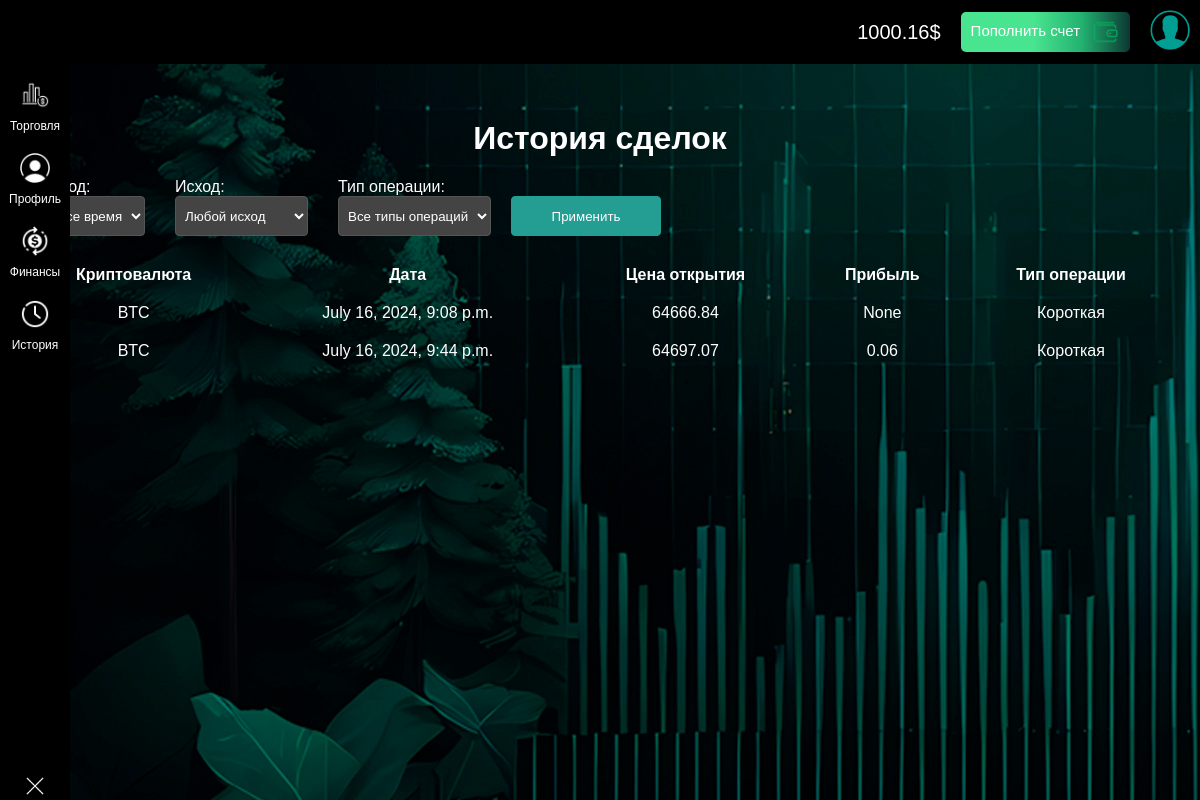
Page /history/ (signed in) on the earlier database version.
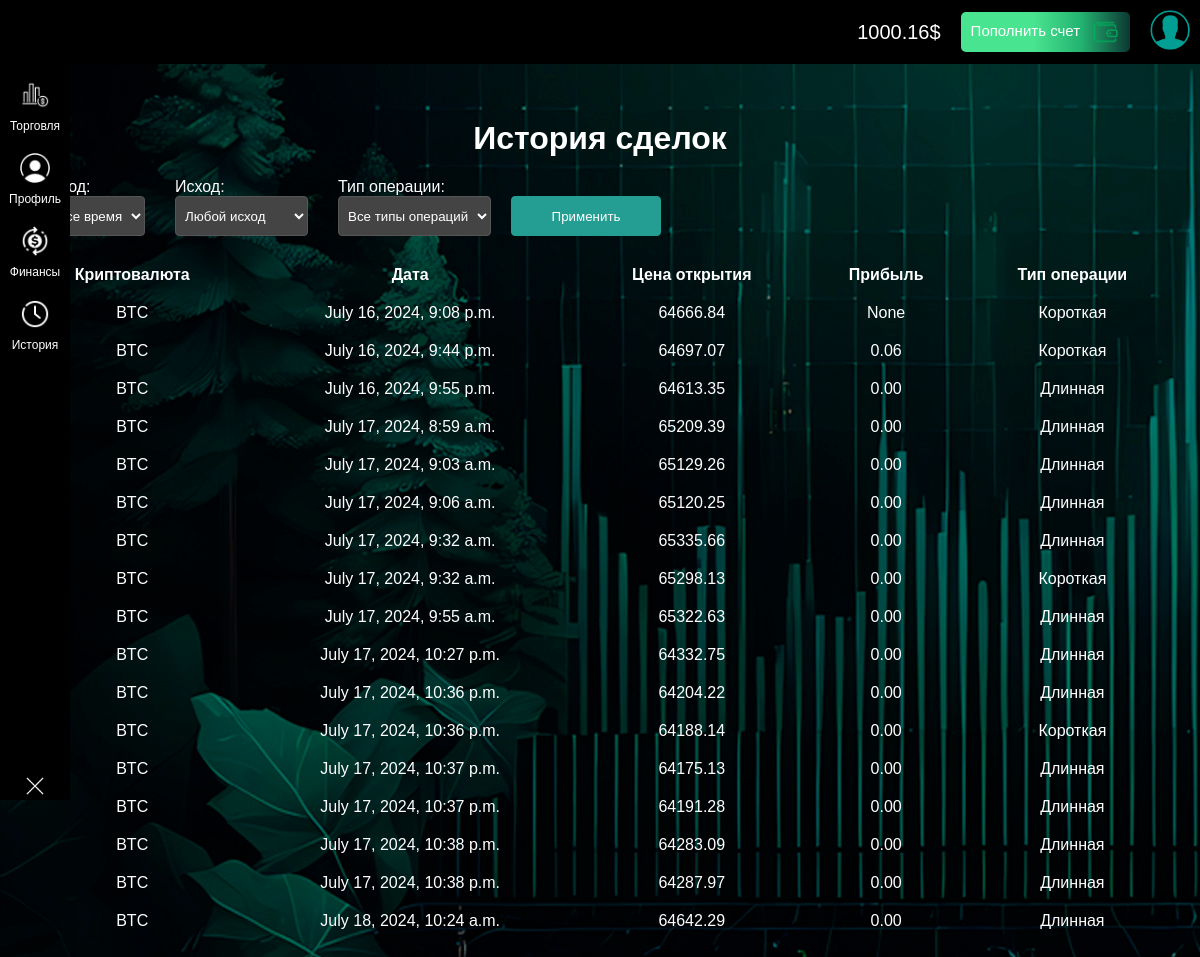
Same page on the later database version.
### app/models.py (models this page shows, shortened)
class CustomUser(AbstractBaseUser, PermissionsMixin):
    full_name = models.CharField(max_length=255)
    email = models.EmailField(unique=True)
    phone = models.CharField(max_length=15, unique=True)
    date_of_birth = models.DateField()
    balance = models.DecimalField(max_digits=10, decimal_places=2, default=0.00)
    profit = models.DecimalField(max_digits=10, decimal_places=2, default=0.00)
    date_joined = models.DateTimeField(default=timezone.now)
    is_active = models.BooleanField(default=True)
    is_staff = models.BooleanField(default=False)
    groups = models.ManyToManyField(Group, related_name='customuser_set', blank=True)
    user_permissions = models.ManyToManyField(Permission, related_name='customuser_set', blank=True)
    objects = CustomUserManager()
    USERNAME_FIELD = 'email'
    REQUIRED_FIELDS = ['full_name', 'phone', 'date_of_birth']

class Position(models.Model):
    POSITION_TYPES = (
        ('long', 'Длинная'),
        ('short', 'Короткая'),
    )
    user = models.ForeignKey(CustomUser, on_delete=models.CASCADE)
    crypto = models.ForeignKey(CryptoCurrency, on_delete=models.CASCADE)
    position_type = models.CharField(max_length=5, choices=POSITION_TYPES)
    amount = models.DecimalField(max_digits=10, decimal_places=2)
    open_price = models.DecimalField(max_digits=10, decimal_places=2)
    open_time = models.DateTimeField(auto_now_add=True)
    duration = models.IntegerField()
    closed = models.BooleanField(default=False)
    profit = models.DecimalField(max_digits=10, decimal_places=2, null=True, blank=True)

class CryptoCurrency(models.Model):
    name = models.CharField(max_length=50)
    symbol = models.CharField(max_length=10)
    img = models.ImageField(upload_to="Img/", verbose_name="Изображение продукта")

### app/views.py (the view)
# urls.py: path('history/', PositionListView.as_view(), name='history'),
class PositionListView(LoginRequiredMixin, ListView):
    model = Position
    template_name = 'app/history.html'
    context_object_name = 'positions'
    login_url = '/login'
    redirect_field_name = 'redirect_to'
    def get_queryset(self):
        queryset = super().get_queryset().filter(user=self.request.user)
        form = PositionFilterForm(self.request.GET)
        if form.is_valid():
            period = form.cleaned_data.get('period')
            outcome = form.cleaned_data.get('outcome')
            position_type = form.cleaned_data.get('position_type')
            if period == 'year':
                queryset = queryset.filter(open_time__gte=timezone.now() - timezone.timedelta(days=365))
            elif period == 'month':
                queryset = queryset.filter(open_time__gte=timezone.now() - timezone.timedelta(days=30))
            if outcome == 'positive':
                queryset = queryset.filter(profit__gt=0)
            elif outcome == 'negative':
                queryset = queryset.filter(profit__lt=0)
            if position_type == 'long':
                queryset = queryset.filter(position_type='long')
            elif position_type == 'short':
                queryset = queryset.filter(position_type='short')
        return queryset
    def get_context_data(self, **kwargs):
        context = super().get_context_data(**kwargs)
        context['form'] = PositionFilterForm(self.request.GET)
        context['balance'] = self.request.user.balance
        return context

### app/forms.py
class PositionFilterForm(forms.Form):
    PERIOD_CHOICES = [
        ('all_time', 'За все время'),
        ('year', 'За год'),
        ('month', 'За месяц'),
    ]
    OUTCOME_CHOICES = [
        ('any', 'Любой исход'),
        ('positive', 'Положительный'),
        ('negative', 'Отрицательный'),
    ]
    POSITION_TYPE_CHOICES = [
        ('all', 'Все типы операций'),
        ('long', 'Длинная'),
        ('short', 'Короткая'),
    ]
    period = forms.ChoiceField(choices=PERIOD_CHOICES, label="Период", required=False)
    outcome = forms.ChoiceField(choices=OUTCOME_CHOICES, label="Исход", required=False)
    position_type = forms.ChoiceField(choices=POSITION_TYPE_CHOICES, label="Тип операции", required=False)

### app/templates/app/history.html
{% extends 'app/base.html' %}
{% load static %}
{% block content %}
<div class="history">
    <h1>История сделок</h1>
    <form method="get" class="filter-form">
        {{ form.as_p }}
        <button type="submit">Применить</button>
    </form>
    <table>
        <thead>
            <tr>
                <th>Криптовалюта</th>
                <th>Дата</th>
                <th>Цена открытия</th>
                <th>Прибыль</th>
                <th>Тип операции</th>
            </tr>
        </thead>
        <tbody>
            {% for position in positions %}
            <tr>
                <td>{{ position.crypto.name }}</td>
                <td>{{ position.open_time }}</td>
                <td>{{ position.open_price }}</td>
                <td>{{ position.profit }}</td>
                <td>{{ position.get_position_type_display }}</td>
            </tr>
            {% endfor %}
        </tbody>
    </table>
</div>
{% endblock %}

### app/templates/app/base.html (shortened to what this page needs)
{% load static %}
<!DOCTYPE html>
<html>
<head>
	<link type="text/css" href="{% static 'app/css/style.css' %}" rel="stylesheet" />
</head>
<header class="header">
    <div class="balance">
        <span>{{ balance }}$</span>
        <button><a href="{% url 'deposit' %}">Пополнить счет</a><a href="{% url 'deposit' %}"><img src="{% static 'app/img/wallet.png' %}"></a></button>
    </div>
    <div class="profile-icon">
        <a href="{% url 'profile' %}"><img src="{% static 'app/img/profile_2.png' %}" alt="Профиль"></a>
    </div>
</header>
<body class="body">
	<div class="content">
		<div class="sidebar">
			<div class="items">
		        <div class="menu-item">
		            <a href="{% url 'trade' %}"><img src="{% static 'app/img/trade.png' %}" alt="Торговля"></a>
		            <span><a href="{% url 'trade' %}">Торговля</a></span>
		        </div>
		        <div class="menu-item">
		            <a href="{% url 'profile' %}"><img src="{% static 'app/img/profile_1.png' %}" alt="Профиль"></a>
		            <span><a href="{% url 'profile' %}">Профиль</a></span>
		        </div>
		        <div class="menu-item">
		            <a href="{% url 'deposit' %}"><img src="{% static 'app/img/finance.png' %}" alt="Финансы"></a>
		            <span><a href="{% url 'deposit' %}">Финансы</a></span>
		        </div>
		        <div class="menu-item">
		            <a href="{% url 'history' %}"><img src="{% static 'app/img/history.png' %}" alt="История"></a>
		            <span><a href="{% url 'history' %}">История</a></span>
		        </div>
		    </div>
	        <div class="close-sidebar">
	            <a href="{% url 'logout' %}"><img src="{% static 'app/img/exit.png' %}" alt="Закрыть"></a>
	        </div>
	    </div>
	</div>
	{% block content %}
	{% endblock %}
</body>
</html>

### app/static/app/css/style.css (style rules this page uses)
body { font-family: Inner, sans-serif; margin: 0; padding: 0; }
.header { z-index: 2; }
.sidebar { width: 70px; height: 100vh; background: #000; color: #fff; display: flex; flex-direction: column; align-items: center; position: fixed; }
.items { padding: 60px; }
.menu-item { display: flex; flex-direction: column; align-items: center; margin: 20px 0; }
.menu-item img { width: 30px; height: 30px; }
.menu-item span { font-size: 12px; margin-top: 5px; }
.menu-item a, .sidebar a { color: white; text-decoration: none; }
.close-sidebar { margin-top: auto; }
.close-sidebar img { width: 20px; height: 20px; }
.header { position: fixed; display: flex; justify-content: right; align-items: center; padding: 10px 20px; background: #000; color: #fff; width: 100%; }
.header .balance { display: flex; align-items: center; }
.header .balance span { margin-right: 20px; font-size: 20px; }
.balance button { background: linear-gradient(90deg, rgba(73,228,144,1) 0%, rgba(73,228,144,1) 43%, rgba(35,179,113,1) 71%, rgba(13,55,51,1) 100%); border: none; border-radius: 5px; padding: 5px 10px; cursor: pointer; color: white; margin-right: 20px; font-size: 15px; }
.balance button a { text-decoration: none; color: white; }
.balance img { width: 30px; vertical-align: middle; margin-left: 10px; }
.header .profile-icon img { width: 40px; height: 40px; }
.profile-icon { padding-right: 30px; }
.body { background: url(../img/bcg.jpeg) no-repeat; }
.filter-form { display: flex; justify-content: left; align-items: end; margin-bottom: 20px; }
.filter-form p { display: flex; flex-direction: column; color: white; margin: 0 10px; }
.history { padding: 20px; margin: 0 auto; border-radius: 8px; max-width: 1200px; }
.history h1 { text-align: center; color: white; margin-top: 100px; }
table { width: 100%; border-collapse: collapse; margin-top: 20px; }
th, td { padding: 10px; text-align: center; vertical-align: middle; white-space: nowrap; }
th { color: white; }
tbody { color: white; }
.filter-form select, .filter-form button { padding: 5px; margin-right: 10px; background-color: #444; color: white; border: 1px solid #555; border-radius: 4px; height: 40px; }
.filter-form button { cursor: pointer; width: 150px; height: 40px; border: 1px solid #249D92; background-color: #249D92; vertical-align: middle; }

Differences in the rows shown:
added Position: crypto.name "BTC", open_time "July 16, 2024, 9:55 p.m.", open_price "64613.35", profit "0.00", position_type "Длинная"
added Position: crypto.name "BTC", open_time "July 17, 2024, 8:59 a.m.", open_price "65209.39", profit "0.00", position_type "Длинная"
added Position: crypto.name "BTC", open_time "July 17, 2024, 9:03 a.m.", open_price "65129.26", profit "0.00", position_type "Длинная"
added Position: crypto.name "BTC", open_time "July 17, 2024, 9:06 a.m.", open_price "65120.25", profit "0.00", position_type "Длинная"
added Position: crypto.name "BTC", open_time "July 17, 2024, 9:32 a.m.", open_price "65335.66", profit "0.00", position_type "Длинная"
added Position: crypto.name "BTC", open_time "July 17, 2024, 9:32 a.m.", open_price "65298.13", profit "0.00", position_type "Короткая"
added Position: crypto.name "BTC", open_time "July 17, 2024, 9:55 a.m.", open_price "65322.63", profit "0.00", position_type "Длинная"
added Position: crypto.name "BTC", open_time "July 17, 2024, 10:27 p.m.", open_price "64332.75", profit "0.00", position_type "Длинная"
added Position: crypto.name "BTC", open_time "July 17, 2024, 10:36 p.m.", open_price "64204.22", profit "0.00", position_type "Длинная"
added Position: crypto.name "BTC", open_time "July 17, 2024, 10:36 p.m.", open_price "64188.14", profit "0.00", position_type "Короткая"
added Position: crypto.name "BTC", open_time "July 17, 2024, 10:37 p.m.", open_price "64175.13", profit "0.00", position_type "Длинная"
added Position: crypto.name "BTC", open_time "July 17, 2024, 10:37 p.m.", open_price "64191.28", profit "0.00", position_type "Длинная"
added Position: crypto.name "BTC", open_time "July 17, 2024, 10:38 p.m.", open_price "64283.09", profit "0.00", position_type "Длинная"
added Position: crypto.name "BTC", open_time "July 17, 2024, 10:38 p.m.", open_price "64287.97", profit "0.00", position_type "Длинная"
added Position: crypto.name "BTC", open_time "July 18, 2024, 10:24 a.m.", open_price "64642.29", profit "0.00", position_type "Длинная"
